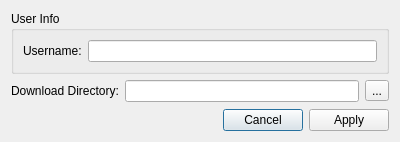
<?xml version="1.0" encoding="UTF-8"?>
<ui version="4.0">
 <class>SettingsDialog</class>
 <widget class="QDialog" name="SettingsDialog">
  <property name="geometry">
   <rect>
    <x>0</x>
    <y>0</y>
    <width>400</width>
    <height>142</height>
   </rect>
  </property>
  <property name="windowTitle">
   <string>Settings Dialog</string>
  </property>
  <property name="windowIcon">
   <iconset resource="../../images.qrc">
    <normaloff>:/images/icons/tray_icon.png</normaloff>:/images/icons/tray_icon.png</iconset>
  </property>
  <layout class="QVBoxLayout" name="verticalLayout">
   <item>
    <widget class="QGroupBox" name="groupBox">
     <property name="title">
      <string>User Info</string>
     </property>
     <layout class="QFormLayout" name="formLayout_2">
      <property name="fieldGrowthPolicy">
       <enum>QFormLayout::ExpandingFieldsGrow</enum>
      </property>
      <item row="0" column="0">
       <widget class="QLabel" name="label_2">
        <property name="text">
         <string>Username:</string>
        </property>
       </widget>
      </item>
      <item row="0" column="1">
       <widget class="QLineEdit" name="usernameLineEdit"/>
      </item>
     </layout>
    </widget>
   </item>
   <item>
    <layout class="QHBoxLayout" name="horizontalLayout">
     <item>
      <widget class="QLabel" name="label">
       <property name="text">
        <string>Download Directory:</string>
       </property>
      </widget>
     </item>
     <item>
      <widget class="QLineEdit" name="downloadDirectoryLineEdit"/>
     </item>
     <item>
      <widget class="QToolButton" name="downloadDirectoryToolButton">
       <property name="text">
        <string>...</string>
       </property>
      </widget>
     </item>
    </layout>
   </item>
   <item>
    <spacer name="verticalSpacer">
     <property name="orientation">
      <enum>Qt::Vertical</enum>
     </property>
     <property name="sizeHint" stdset="0">
      <size>
       <width>20</width>
       <height>40</height>
      </size>
     </property>
    </spacer>
   </item>
   <item>
    <widget class="QDialogButtonBox" name="buttonBox">
     <property name="standardButtons">
      <set>QDialogButtonBox::Apply|QDialogButtonBox::Cancel</set>
     </property>
    </widget>
   </item>
  </layout>
 </widget>
 <resources>
  <include location="../../images.qrc"/>
 </resources>
 <connections/>
</ui>
